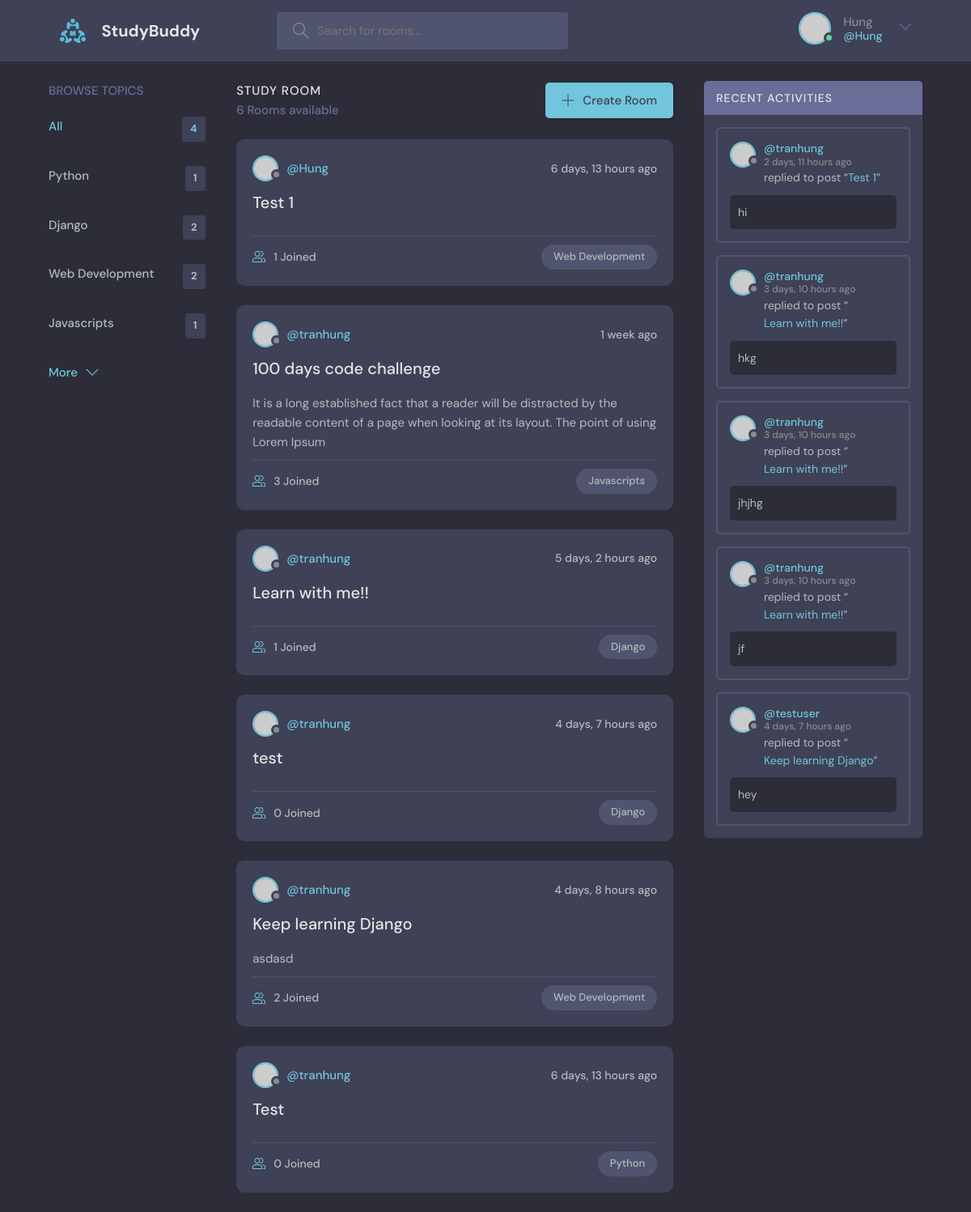
Screenshot of / (signed in) with the database file from the repository.
### base/models.py (models this page shows, shortened)
class Topic(models.Model):
    name = models.CharField(max_length=200)

class Room(models.Model):
    wb_id = models.OneToOneField(
        Whiteboard, on_delete=models.SET_NULL, null=True)
    host = models.ForeignKey(User, on_delete=models.SET_NULL, null=True)
    topic = models.ForeignKey('Topic', on_delete=models.SET_NULL, null=True)
    name = models.CharField(max_length=200)
    description = models.TextField(null=True, blank=True)
    participants = models.ManyToManyField(
        User, related_name='paticipants', blank=True)
    updated = models.DateTimeField(auto_now=True)
    created = models.DateTimeField(auto_now_add=True)
    class Meta:
        ordering = ['-updated', '-created']

class Message(models.Model):
    user = models.ForeignKey(User, on_delete=models.CASCADE)
    room = models.ForeignKey(Room, on_delete=models.CASCADE)
    body = models.TextField()
    updated = models.DateTimeField(auto_now=True)
    created = models.DateTimeField(auto_now_add=True)
    class Meta:
        ordering = ['-updated', '-created']

### base/views.py (the view)
# urls.py: path('', home, name="home"),
def home(request):
    q = request.GET.get('q') if request.GET.get('q') != None else ''
    rooms = Room.objects.filter(
        Q(topic__name__icontains=q) |
        Q(name__icontains=q) |
        Q(description__icontains=q)
    )
    topics = Topic.objects.all()
    room_activity = Message.objects.filter(
        Q(room__topic__name__icontains=q) |
        Q(room__name__icontains=q) |
        Q(room__description__icontains=q)
    )
    context = {'rooms': rooms, 'topics': topics,
               'room_activity': room_activity}
    return render(request, 'base/home.html', context)

### base/templates/base/home.html (shortened to what this page needs)
{% extends "main.html" %}
{% block content %}
<main class="layout layout--3">
    <div class="container">
        {% include 'base/topics_component.html' %}
        <div class="roomList">
            <div class="roomList__header">
                <div>
                    <h2>Study Room</h2>
                    <p>{{ rooms.count }} Rooms available</p>
                </div>
                <a
                    class="btn btn--main"
                    href="{% url 'create-room' %}"
                >
                    <svg
                        version="1.1"
                        xmlns="http://www.w3.org/2000/svg"
                        width="32"
                        height="32"
                        viewBox="0 0 32 32"
                    >
                        <title>add</title>
                        <path d="M16.943 0.943h-1.885v14.115h-14.115v1.885h14.115v14.115h1.885v-14.115h14.115v-1.885h-14.115v-14.115z"></path>
                    </svg>
                    Create Room
                </a>
            </div>
            {% include 'base/feed_component.html' %}
        </div>
        {% include 'base/activity_component.html' %}
    </div>
</main>
{% endblock content %}

### templates/header.html (shortened to what this page needs)
{% load static %}
<header class="header header--loggedIn">
    <div class="container">
        <a
            href="{% url 'home' %}"
            class="header__logo"
        >
            <img src="{% static 'assets/logo.svg' %}" />
            <h1>StudyBuddy</h1>
        </a>
        <form
            class="header__search"
            method="GET"
            action="{% url 'home' %}"
        >
            <label>
                <input
                    type="text"
                    name="q"
                    placeholder="Search for rooms..."
                />
            </label>
        </form>
        <nav class="header__menu">
            {% if request.user.is_authenticated %}
            <div class="header__user">
                <a href="{% url 'user-profile' request.user.id %}">
                    <div class="avatar avatar--medium active">
                        <img src="https://randomuser.me/api/portraits/men/37.jpg" />
                    </div>
                    <p>{{ request.user }} <span>@{{ request.user }}</span></p>
                </a>
                <button class="dropdown-button">
                    <svg
                        version="1.1"
                        xmlns="http://www.w3.org/2000/svg"
                        width="32"
                        height="32"
                        viewBox="0 0 32 32"
                    >
                        <title>chevron-down</title>
                        <path d="M16 21l-13-13h-3l16 16 16-16h-3l-13 13z"></path>
                    </svg>
                </button>
            </div>
            {% else %}
            <a href="{% url 'login' %}">
                <img src="{% static 'assets/avatar.svg' %}" />
                <p>Login</p>
            </a>
            {% endif %}
        </nav>
    </div>
</header>

### base/templates/base/topics_component.html
<div class="topics">
    <div class="topics__header">
        <h2>Browse Topics</h2>
    </div>
    <ul class="topics__list">
        <li>
            <a
                href="{% url 'home' %}"
                class="active"
            >All <span>{{ topics.count }}</span></a>
        </li>
        {% for topic in topics %}
        <li>
            <a href="{% url 'home' %}?q={{ topic.name }}">{{ topic.name }} <span>{{ topic.room_set.all.count }}</span></a>
        </li>
        {% endfor %}
    </ul>
    <a
        class="btn btn--link"
        href="topics.html"
    >
        More
        <svg
            version="1.1"
            xmlns="http://www.w3.org/2000/svg"
            width="32"
            height="32"
            viewBox="0 0 32 32"
        >
            <title>chevron-down</title>
            <path d="M16 21l-13-13h-3l16 16 16-16h-3l-13 13z"></path>
        </svg>
    </a>
</div>

### base/templates/base/feed_component.html (shortened to what this page needs)
{% for room in rooms %}
<div class="roomListRoom">
    <div class="roomListRoom__header">
        <a
            href="{% url 'user-profile' room.host.id %}"
            class="roomListRoom__author"
        >
            <div class="avatar avatar--small">
                <img src="https://randomuser.me/api/portraits/women/11.jpg" />
            </div>
            <span>@{{ room.host.username }}</span>
        </a>
        <div class="roomListRoom__actions">
            <span>{{ room.created|timesince }} ago</span>
        </div>
    </div>
    <div class="roomListRoom__content">
        <a href="{% url 'room' room.id %}">{{ room.name }}</a>
        <p>
            {{ room.description }}
        </p>
    </div>
    <div class="roomListRoom__meta">
        <a
            href="{% url 'room' room.id %}"
            class="roomListRoom__joined"
        >
            {{ room.participants.count }} Joined
        </a>
        <p class="roomListRoom__topic">{{ room.topic.name }}</p>
    </div>
</div>
{% endfor %}

### base/templates/base/activity_component.html (shortened to what this page needs)
<div class="activities">
    <div class="activities__header">
        <h2>Recent Activities</h2>
    </div>
    {% for mess in room_activity %}
    <div class="activities__box">
        <div class="activities__boxHeader roomListRoom__header">
            <a
                href="{% url 'user-profile' mess.user.id %}"
                class="roomListRoom__author"
            >
                <div class="avatar avatar--small">
                    <img src="https://randomuser.me/api/portraits/women/11.jpg" />
                </div>
                <p>
                    @{{ mess.user.username }}
                    <span>{{ mess.created|timesince }} ago</span>
                </p>
            </a>
        </div>
        <div class="activities__boxContent">
            <p>replied to post “<a href="{% url 'room' mess.room.id %}">{{ mess.room.name }}</a>”</p>
            <div class="activities__boxRoomContent">
                {{ mess.body }}
            </div>
        </div>
    </div>
    {% endfor %}
</div>

### static/css/main.css (style rules this page uses)
body { background-color: darkgray; }

### rows the page displays
Topic: name "Python", room_set.all.count "1"
Topic: name "Django", room_set.all.count "2"
Topic: name "Web Development", room_set.all.count "2"
Topic: name "Javascripts", room_set.all.count "1"
Room: host.username "Hung", created "6 days, 13 hours", name "Test 1", participants.count "1", topic.name "Web Development"
Room: host.username "tranhung", created "1 week", name "100 days code challenge", description "It is a long established fact that a reader will be distracted by the readable content of a page when looking at its layout. The point of using Lorem Ipsum", participants.count "3", topic.name "Javascripts"
Room: host.username "tranhung", created "5 days, 2 hours", name "Learn with me!!", participants.count "1", topic.name "Django"
Room: host.username "tranhung", created "4 days, 7 hours", name "test", participants.count "0", topic.name "Django"
Room: host.username "tranhung", created "4 days, 8 hours", name "Keep learning Django", description "asdasd", participants.count "2", topic.name "Web Development"
Room: host.username "tranhung", created "6 days, 13 hours", name "Test", participants.count "0", topic.name "Python"
Message: user.username "tranhung", created "2 days, 11 hours", room.name "Test 1", body "hi"
Message: user.username "tranhung", created "3 days, 10 hours", room.name "Learn with me!!", body "hkg"
Message: user.username "tranhung", created "3 days, 10 hours", room.name "Learn with me!!", body "jhjhg"
Message: user.username "tranhung", created "3 days, 10 hours", room.name "Learn with me!!", body "jf"
Message: user.username "testuser", created "4 days, 7 hours", room.name "Keep learning Django", body "hey"

### other values shown
{{ request.user }} "Hung"
{{ topics.count }} "4"
{{ rooms.count }} "6"
